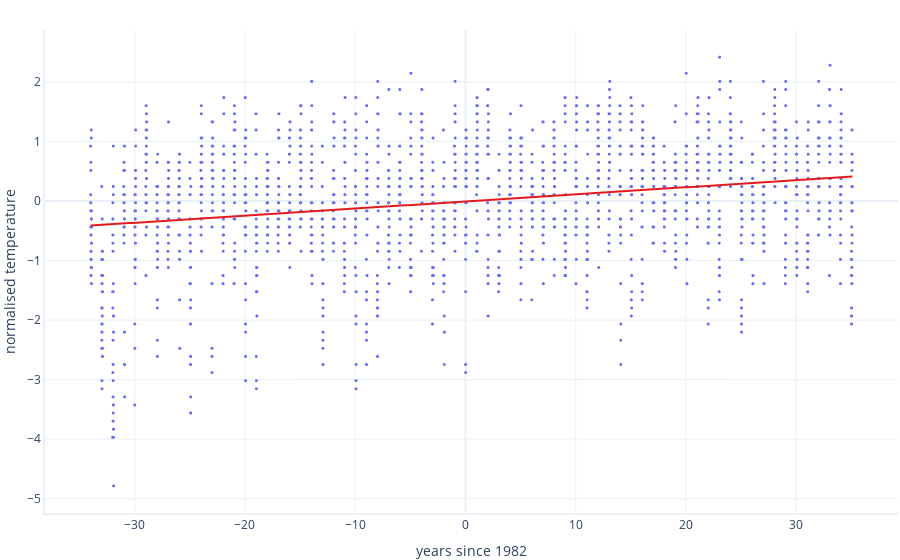

Write notebook code for a chart like this one.
### Code cell
import math

print(f"Model parameters before training:\t\t{tempModel.intercept:.8f},\t{tempModel.slope:.8f}")

continue_loop, cost = train_one_iteration(tempModel,optimizer,model_inputs = filtered_data["years_since_1982"],
                                                    true_temperatures = filtered_data["normalised_temperature"],
                                                    last_cost = math.inf)

print(f"Model parameters after 1 iteration of training:\t{tempModel.intercept:.8f},\t{tempModel.slope:.8f}")
# graphing.scatter_2D(filtered_data, "years_since_1982", "normalised_temperature", trendline=tempModel.predict)
